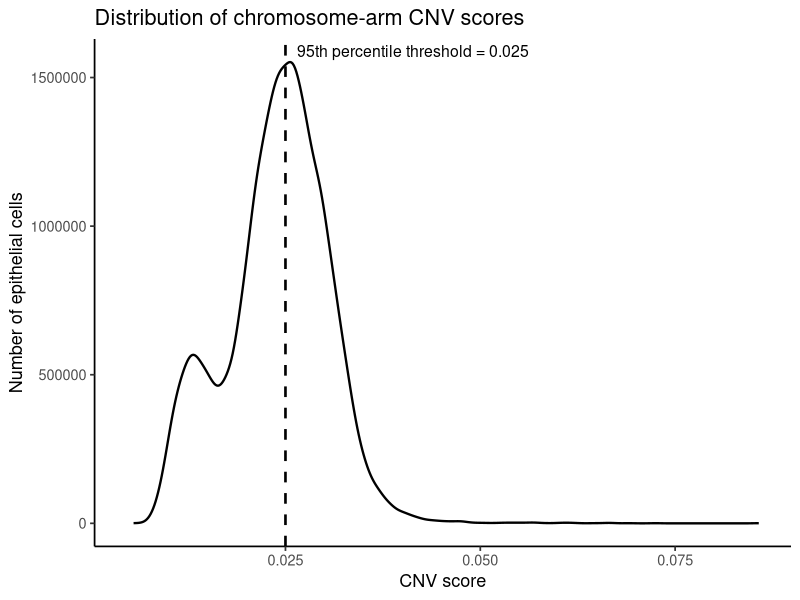
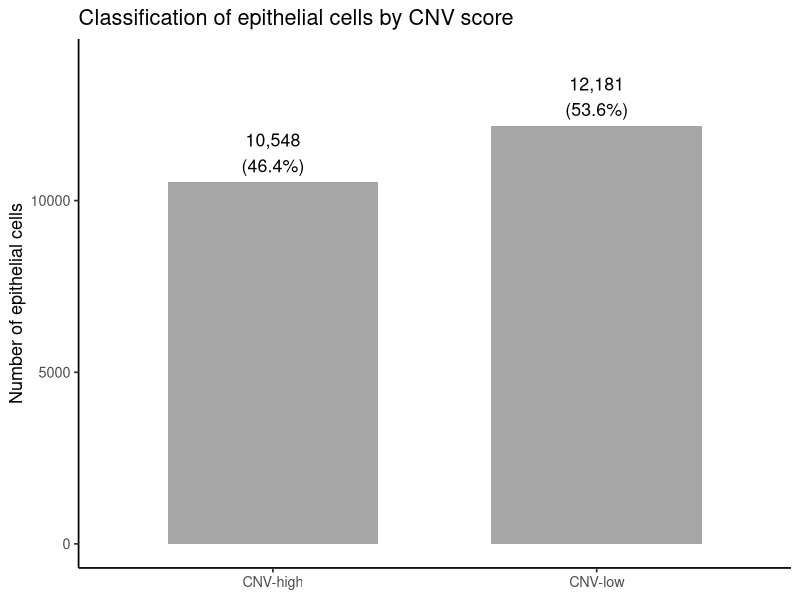

Generate these figures, in order, with R:
# ============================================================
# FIGURE 3B — CNV SCORE DISTRIBUTION
# ============================================================

library(ggplot2)
library(dplyr)

# ------------------------------------------------------------
# 1. Load CNV results
# ------------------------------------------------------------

cnv <- read.csv("results/TME/cnv_scores_per_cell.csv",
                stringsAsFactors = FALSE)

# Check
head(cnv)
table(cnv$cnv_call)

# ------------------------------------------------------------
# 2. Make clean CNV category
# ------------------------------------------------------------

cnv$CNV_group <- ifelse(
  cnv$cnv_call == "CNV-high (malignant candidate)",
  "CNV-high",
  "CNV-low"
)

# ------------------------------------------------------------
# 3. Plot distribution
# ------------------------------------------------------------

p3B <- ggplot(cnv, aes(x = cnv_score)) +
  
  geom_histogram(
    bins = 80,
    fill = "grey75",
    color = "white"
  ) +
  
  geom_density(
    aes(y = after_stat(count)),
    linewidth = 0.8
  ) +
  
  geom_vline(
    xintercept = 0.025,
    linetype = "dashed",
    linewidth = 0.9
  ) +
  
  annotate(
    "text",
    x = 0.025,
    y = Inf,
    label = "95th percentile threshold = 0.025",
    vjust = 1.5,
    hjust = -0.05,
    size = 4
  ) +
  
  labs(
    title = "Distribution of chromosome-arm CNV scores",
    x = "CNV score",
    y = "Number of epithelial cells"
  ) +
  
  theme_classic(base_size = 13)

# ------------------------------------------------------------
# 4. Save
# ------------------------------------------------------------

dir.create(
  "figures/Malignant",
  recursive = TRUE,
  showWarnings = FALSE
)

ggsave(
  "figures/Malignant/Figure3B_CNV_Score_Distribution.png",
  p3B,
  width = 7,
  height = 5.5,
  dpi = 600
)
# ============================================================
# FIGURE 3C — CNV-HIGH VS CNV-LOW CLASSIFICATION
# ============================================================

# ------------------------------------------------------------
# Count cells in each CNV category
# ------------------------------------------------------------

cnv_counts <- cnv %>%
  count(CNV_group) %>%
  mutate(
    Percentage = 100 * n / sum(n)
  )

print(cnv_counts)

# ------------------------------------------------------------
# Plot
# ------------------------------------------------------------

p3C <- ggplot(
  cnv_counts,
  aes(x = CNV_group, y = n)
) +
  
  geom_col(
    width = 0.65,
    fill = "grey65"
  ) +
  
  geom_text(
    aes(
      label = paste0(
        format(n, big.mark = ","),
        "\n(",
        round(Percentage, 1),
        "%)"
      )
    ),
    vjust = -0.25,
    size = 4.5
  ) +
  
  labs(
    title = "Classification of epithelial cells by CNV score",
    x = NULL,
    y = "Number of epithelial cells"
  ) +
  
  expand_limits(y = max(cnv_counts$n) * 1.15) +
  
  theme_classic(base_size = 13)

# ------------------------------------------------------------
# Save
# ------------------------------------------------------------

ggsave(
  "figures/Malignant/Figure3C_CNV_High_vs_Low.png",
  p3C,
  width = 6.5,
  height = 5.5,
  dpi = 600
)
